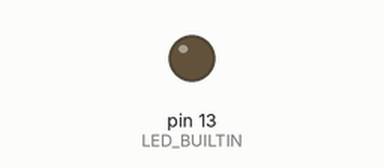
Simulated run of this sketch. Board: Arduino Uno, built with avr-gcc and run on an emulated ATmega328P. Shown: output pins drawn as LEDs (lit = HIGH).

Above: at 0.05 s.
At 0.5 s:
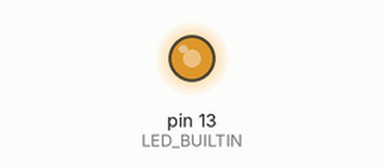
At 0.65 s:
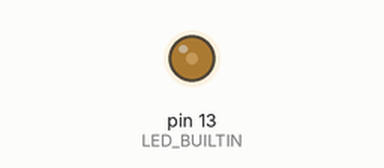
Timing chart, 0 to 3.0 s (numbered marks = the images above):
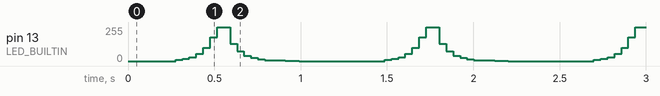

The sketch:

softBlink.ino
```cpp
void setup(){
  pinMode(LED_BUILTIN,OUTPUT);
}
void softBlink(){
  for(long a=1024;a>0;a=a/2){
    for(volatile long i=0; i< 1000; i++){
      if(i%a==0)
        digitalWrite(LED_BUILTIN, HIGH);
      else
        digitalWrite(LED_BUILTIN, LOW);
        }
    }
  for(long a=1;a<=1024;a=a*2){
    for(volatile long i=0; i< 1000; i++){
      if(i%a==0)
        digitalWrite(LED_BUILTIN, HIGH);
      else
        digitalWrite(LED_BUILTIN, LOW);
        }
    }
}

void loop(){
  softBlink();
  digitalWrite(LED_BUILTIN, LOW);
  delay(200);
}
```

Measured:
- by itself, pin 13 (LED_BUILTIN): repeats every 1.2 s: 16/255 0.04 s, 30/255 0.04 s, 54/255 0.04 s, 98/255 0.04 s, 178/255 0.04 s, 255/255 0.08 s, 128/255 0.04 s, 73/255 0.04 s, 41/255 0.04 s, 23/255 0.04 s, 13/255 0.04 s, 7/255 0.12 s, 1/255 0.08 s, 0/255 0.50 s, 8/255 0.04 s
